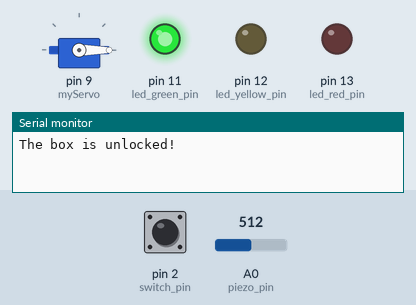
Bench run of a sketch on a simulated Arduino Uno, built with avr-gcc and run on an emulated ATmega328P. On the bench: servo, output pins drawn as LEDs (lit = HIGH), the last lines printed to the serial monitor. Dashed ring = blinking. The test bench sets the inputs (shaded band); at power-on: pin 2 (switch_pin) LOW, A0 (piezo_pin) = 512.

Above: at 3.2 s.
3.3 s: pin 2 (switch_pin) pulled HIGH for 0.15 s
At 4.0 s:
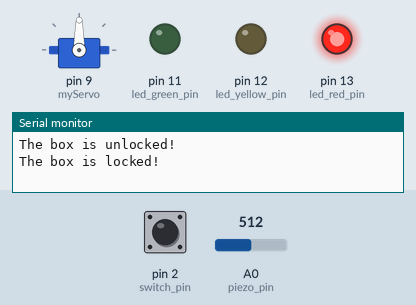
4.9 s: A0 (piezo_pin) set to 209
6.4 s: A0 (piezo_pin) set to 192
At 6.7 s:
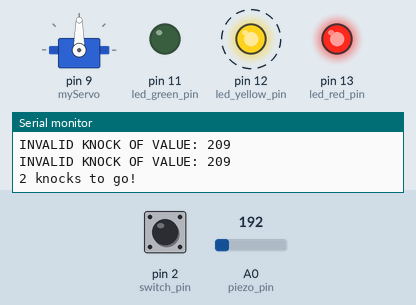
9.4 s: pin 2 (switch_pin) pulled HIGH for 1 s
At 12.5 s:
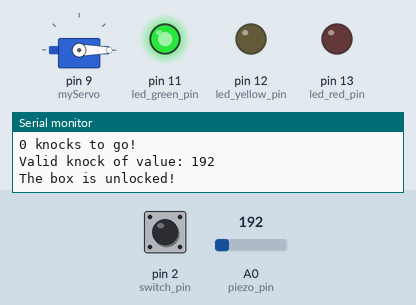
13.4 s: pin 2 (switch_pin) pulled HIGH for 3.2 s
At 14.2 s:
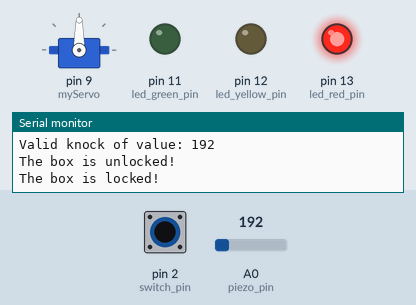
Timing chart, 0 to 17.5 s (numbered marks = the images above; inputs shaded):
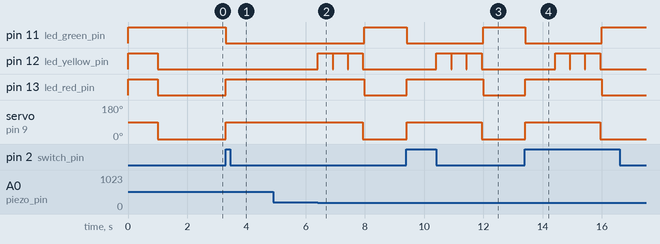

Measured:
- the behaviour switches between 200 and 199 on A0 (piezo_pin) (found by bisection; images 1 and 2)
- after the input at 3.3 s, pin 11 (led_green_pin): HIGH → LOW at once; pin 13 (led_red_pin): LOW → HIGH at once; servo on pin 9 (myServo): 0° → 90° at once
- after the input at 6.4 s, pin 11 (led_green_pin): LOW → HIGH after 1.6 s; pin 12 (led_yellow_pin): alternates HIGH for 0.50 s and LOW for 0.01 s, 6 changes in all, then stays LOW, starting at once; pin 13 (led_red_pin): HIGH → LOW after 1.6 s; servo on pin 9 (myServo): 90° → 0° after 1.5 s
- after the input at 9.4 s, pin 11 (led_green_pin): HIGH → LOW at once, → HIGH 2.6 s later; pin 12 (led_yellow_pin): alternates HIGH for 0.50 s and LOW for 0.01 s, 6 changes in all, then stays LOW, starting after 1.0 s; pin 13 (led_red_pin): LOW → HIGH at once, → LOW 2.6 s later; servo on pin 9 (myServo): 0° → 90° at once, → 0° 2.5 s later
- after the input at 13.4 s, pin 11 (led_green_pin): HIGH → LOW at once, → HIGH 2.6 s later; pin 12 (led_yellow_pin): alternates HIGH for 0.50 s and LOW for 0.01 s, 6 changes in all, then stays LOW, starting after 1.0 s; pin 13 (led_red_pin): LOW → HIGH at once, → LOW 2.6 s later; servo on pin 9 (myServo): 0° → 90° at once, → 0° 2.5 s later

The sketch:

knock_lock.ino
```cpp
#include <Servo.h>
Servo myServo;

const int piezo_pin = A0;
const int switch_pin = 2;
const int led_red_pin = 13;
const int led_yellow_pin = 12;
const int led_green_pin = 11;

const int NOISE_THRESHOLD = 10;
const int QUIET_KNOCK = 20;
const int LOUD_KNOCK = 200;
boolean locked = false;
int numberOfKnocks = 0;

unsigned long attemptStartTime = 0;

void setup() {
  // put your setup code here, to run once:
  myServo.attach(9);
  pinMode(switch_pin, INPUT);
  pinMode(led_red_pin, OUTPUT);
  pinMode(led_yellow_pin, OUTPUT);
  pinMode(led_green_pin, OUTPUT);
  Serial.begin(9600);

  digitalWrite(led_red_pin, HIGH);
  digitalWrite(led_yellow_pin, HIGH);
  digitalWrite(led_green_pin, HIGH);
  delay(1000);
  myServo.write(0);
  digitalWrite(led_red_pin, LOW);
  digitalWrite(led_yellow_pin, LOW);
  digitalWrite(led_green_pin, HIGH);
  Serial.println("The box is unlocked!");
  delay(1000);
}

void loop() {
  //If box is unlocked, check to see if the lock button is pressed. If so, lock the box.
  if (!locked){
    int switchVal = digitalRead(switch_pin);
    if (switchVal == HIGH){
      locked = true;
      numberOfKnocks = 0;
      digitalWrite(led_green_pin, LOW);
      digitalWrite(led_red_pin, HIGH);
      myServo.write(90);
      Serial.println("The box is locked!");
      delay(1000);
    }
  }

  //If box is locked, execute knock checking logic
  else {
    int knockVal = analogRead(piezo_pin);
    if (knockVal > QUIET_KNOCK && knockVal < LOUD_KNOCK){
      numberOfKnocks++;
      digitalWrite(led_yellow_pin, HIGH);
      Serial.print(3-numberOfKnocks);
      Serial.println(" knocks to go!");
      delay(500);
      digitalWrite(led_yellow_pin, LOW);
      Serial.print("Valid knock of value: ");
      Serial.println(knockVal);
    }
    else if (knockVal > NOISE_THRESHOLD){
      Serial.print("INVALID KNOCK OF VALUE: ");
      Serial.println(knockVal);
      delay(100);
    }

    if (numberOfKnocks >= 3){
      locked = false;
      myServo.write(0);
      delay(50);
      digitalWrite(led_green_pin, HIGH);
      digitalWrite(led_red_pin, LOW);
      Serial.println("The box is unlocked!");
      delay(1000);
    }
  }
  delay(10);
}
```
